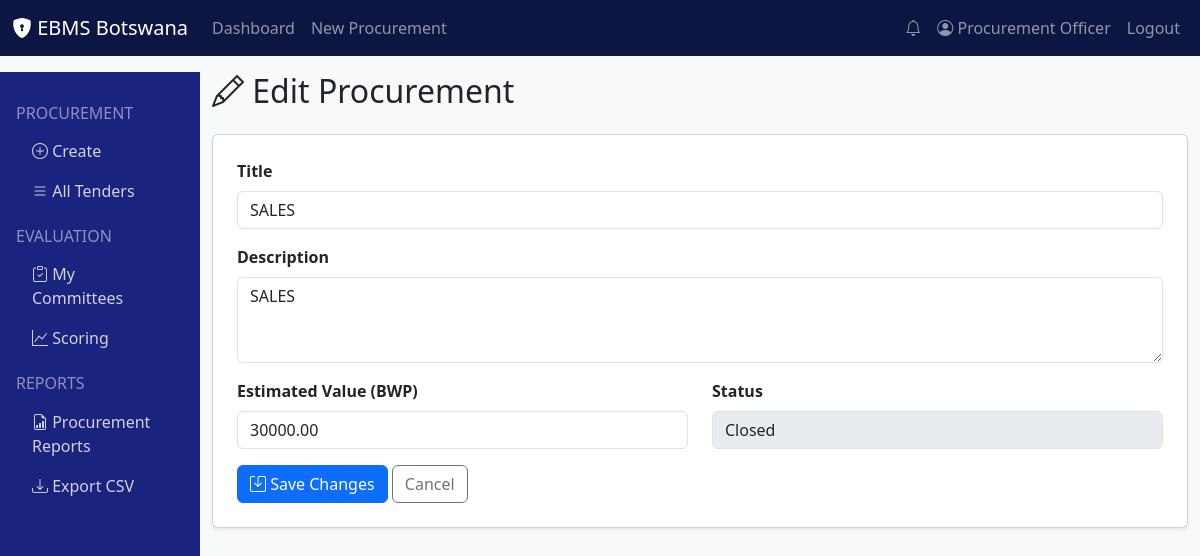
The page /procurement/1/edit (signed in) on the database its author committed.
### models/user.py (models this page shows, shortened)
class User(UserMixin, db.Model):
    __tablename__ = 'users'
    id = db.Column(db.Integer, primary_key=True)
    username = db.Column(db.String(80), unique=True, nullable=False, index=True)
    email = db.Column(db.String(120), unique=True, nullable=False, index=True)
    password_hash = db.Column(db.String(256), nullable=False)
    first_name = db.Column(db.String(100), nullable=False)
    last_name = db.Column(db.String(100), nullable=False)
    phone = db.Column(db.String(20))
    department = db.Column(db.String(100))
    is_active = db.Column(db.Boolean, default=True)
    is_verified = db.Column(db.Boolean, default=False)
    mfa_enabled = db.Column(db.Boolean, default=False)
    mfa_secret = db.Column(db.String(100))
    last_login = db.Column(db.DateTime)
    last_ip = db.Column(db.String(45))
    failed_logins = db.Column(db.Integer, default=0)
    locked_until = db.Column(db.DateTime)
    created_at = db.Column(db.DateTime, default=lambda: datetime.now(pytz.timezone('Africa/Gaborone')))
    updated_at = db.Column(db.DateTime, default=lambda: datetime.now(pytz.timezone('Africa/Gaborone')),
                          onupdate=lambda: datetime.now(pytz.timezone('Africa/Gaborone')))
    role_id = db.Column(db.Integer, db.ForeignKey('roles.id'))
    role = db.relationship('Role', back_populates='users')
    procurements = db.relationship('Procurement', foreign_keys='Procurement.created_by',
                                   back_populates='created_by_user', lazy='dynamic')
    committee_memberships = db.relationship('CommitteeMember', back_populates='user', lazy='dynamic')
    audit_logs = db.relationship('AuditLog', back_populates='user', lazy='dynamic')
    notifications = db.relationship('Notification', back_populates='user', lazy='dynamic')
    def get_full_name(self):
        return f"{self.first_name} {self.last_name}"
    def has_role(self, role_name):
        return self.role and self.role.name == role_name

### models/procurement.py (models this page shows, shortened)
class Procurement(db.Model):
    __tablename__ = 'procurements'
    id = db.Column(db.Integer, primary_key=True)
    tender_number = db.Column(db.String(100), unique=True, nullable=False, index=True)
    title = db.Column(db.String(500), nullable=False)
    description = db.Column(db.Text)
    category = db.Column(db.String(50), nullable=False)
    procurement_method = db.Column(db.String(100), nullable=False)
    submission_method = db.Column(db.String(50), default='single_envelope')
    evaluation_method = db.Column(db.String(100))
    estimated_value = db.Column(db.Numeric(15, 2))
    currency = db.Column(db.String(3), default='BWP')
    funding_source = db.Column(db.String(200))
    budget_confirmed = db.Column(db.Boolean, default=False)
    ppra_code = db.Column(db.String(50))
    ppra_sub_code = db.Column(db.String(50))
    ppra_grade = db.Column(db.String(20))
    status = db.Column(db.String(50), default='draft', index=True)
    publication_date = db.Column(db.DateTime)
    closing_date = db.Column(db.DateTime, index=True)
    opening_date = db.Column(db.DateTime)
    cooling_off_end = db.Column(db.DateTime)
    validity_days = db.Column(db.Integer, default=90)
    has_lots = db.Column(db.Boolean, default=False)
    lot_count = db.Column(db.Integer, default=1)
    reservation_scheme = db.Column(db.String(100))
    preference_percentage = db.Column(db.Numeric(5, 2))
    citizen_participation_required = db.Column(db.Boolean, default=False)
    approved_by = db.Column(db.Integer, db.ForeignKey('users.id'))
    approved_at = db.Column(db.DateTime)
    approval_notes = db.Column(db.Text)
    created_by = db.Column(db.Integer, db.ForeignKey('users.id'), nullable=False)
    created_at = db.Column(db.DateTime, default=lambda: datetime.now(pytz.timezone('Africa/Gaborone')))
    updated_at = db.Column(db.DateTime, default=lambda: datetime.now(pytz.timezone('Africa/Gaborone')),
                          onupdate=lambda: datetime.now(pytz.timezone('Africa/Gaborone')))
    created_by_user = db.relationship('User', foreign_keys=[created_by], back_populates='procurements')
    approver = db.relationship('User', foreign_keys=[approved_by])
    documents = db.relationship('ProcurementDocument', back_populates='procurement', lazy='dynamic', cascade='all, delete-orphan')
    workspace = db.relationship('Workspace', back_populates='procurement', uselist=False, cascade='all, delete-orphan')
    bidders = db.relationship('Bidder', back_populates='procurement', lazy='dynamic')
    bid_submissions = db.relationship('BidSubmission', back_populates='procurement', lazy='dynamic')
    bid_openings = db.relationship('BidOpening', back_populates='procurement', lazy='dynamic')
    committees = db.relationship('EvaluationCommittee', back_populates='procurement', lazy='dynamic')
    technical_evaluations = db.relationship('TechnicalEvaluation', back_populates='procurement', lazy='dynamic')
    financial_evaluations = db.relationship('FinancialEvaluation', back_populates='procurement', lazy='dynamic')
    clarifications = db.relationship('Clarification', back_populates='procurement', lazy='dynamic')
    awards = db.relationship('Award', back_populates='procurement', lazy='dynamic')
    complaints = db.relationship('Complaint', back_populates='procurement', lazy='dynamic')
    audit_logs = db.relationship('AuditLog', back_populates='procurement', lazy='dynamic')
    notifications = db.relationship('Notification', back_populates='procurement', lazy='dynamic')

### routes/procurement.py (the view, shortened to what this page needs)
@bp.route('/<int:id>/edit', methods=['GET', 'POST'])
@login_required
@require_procurement_staff()
def edit(id):
    procurement = Procurement.query.get_or_404(id)
    return render_template('procurement/edit.html', procurement=procurement)

### app.py (called while the page is built)
@login_manager.user_loader
def load_user(user_id):
    from models.user import User
    return User.query.get(int(user_id))

### templates/procurement/edit.html (shortened to what this page needs)
{% extends "base.html" %}
{% block content %}
<h2 class="mb-4"><i class="bi bi-pencil"></i> Edit Procurement</h2>
<div class="card shadow-sm">
    <div class="card-body p-4">
        <form method="POST">
            <div class="mb-3">
                <label class="form-label fw-bold">Title</label>
                <input type="text" name="title" class="form-control" value="{{ procurement.title }}" required>
            </div>
            <div class="mb-3">
                <label class="form-label fw-bold">Description</label>
                <textarea name="description" class="form-control" rows="3">{{ procurement.description or '' }}</textarea>
            </div>
            <div class="row">
                <div class="col-md-6 mb-3">
                    <label class="form-label fw-bold">Estimated Value (BWP)</label>
                    <input type="number" step="0.01" name="estimated_value" class="form-control" value="{{ procurement.estimated_value or '' }}">
                </div>
                <div class="col-md-6 mb-3">
                    <label class="form-label fw-bold">Status</label>
                    <input type="text" class="form-control" value="{{ procurement.status.replace('_', ' ').title() }}" disabled>
                </div>
            </div>
            <button type="submit" class="btn btn-primary"><i class="bi bi-save"></i> Save Changes</button>
            <a href="{{ url_for('procurement.details', id=procurement.id) }}" class="btn btn-outline-secondary">Cancel</a>
        </form>
    </div>
</div>
{% endblock %}

### templates/base.html (shortened to what this page needs)
<!DOCTYPE html>
<html lang="en">
<head>
    <link href="https://cdn.jsdelivr.net/npm/bootstrap@5.3.2/dist/css/bootstrap.min.css" rel="stylesheet">
    <link rel="stylesheet" href="https://cdn.jsdelivr.net/npm/bootstrap-icons@1.11.1/font/bootstrap-icons.css">
</head>
<body class="bg-light">
    <nav class="navbar navbar-expand-lg navbar-dark" style="background: #0d1642;">
        <div class="container-fluid">
            <a class="navbar-brand" href="{{ url_for('dashboard.index') }}">
                <i class="bi bi-shield-lock-fill"></i> EBMS Botswana
            </a>
            <div class="collapse navbar-collapse">
                <ul class="navbar-nav me-auto">
                    {% if current_user.is_authenticated %}
                    <li class="nav-item"><a class="nav-link" href="{{ url_for('dashboard.index') }}">Dashboard</a></li>
                    <li class="nav-item"><a class="nav-link" href="{{ url_for('procurement.create') }}">New Procurement</a></li>
                    {% endif %}
                </ul>
                <ul class="navbar-nav">
                    {% if current_user.is_authenticated %}
                    <li class="nav-item"><a class="nav-link" href="{{ url_for('notifications.index') }}"><i class="bi bi-bell"></i></a></li>
                    <li class="nav-item"><a class="nav-link" href="{{ url_for('auth.profile') }}"><i class="bi bi-person-circle"></i> {{ current_user.get_full_name() }}</a></li>
                    <li class="nav-item"><a class="nav-link" href="{{ url_for('auth.logout') }}">Logout</a></li>
                    {% else %}
                    <li class="nav-item"><a class="nav-link" href="{{ url_for('auth.login') }}">Login</a></li>
                    <li class="nav-item"><a class="nav-link" href="{{ url_for('auth.register') }}">Register</a></li>
                    {% endif %}
                </ul>
            </div>
        </div>
    </nav>
    <div class="container-fluid mt-3">
        <div class="row">
            {% if current_user.is_authenticated %}
            <div class="col-md-2 d-none d-md-block sidebar p-3">
                {% if not current_user.has_role('Bidder') %}
                <h6 class="text-white-50 text-uppercase mt-3">Procurement</h6>
                <nav class="nav flex-column">
                    <a class="nav-link" href="{{ url_for('procurement.create') }}"><i class="bi bi-plus-circle"></i> Create</a>
                    <a class="nav-link" href="{{ url_for('procurement.list_tenders') }}"><i class="bi bi-list"></i> All Tenders</a>
                </nav>
                <h6 class="text-white-50 text-uppercase mt-3">Evaluation</h6>
                <nav class="nav flex-column">
                    <a class="nav-link" href="#"><i class="bi bi-clipboard-check"></i> My Committees</a>
                    <a class="nav-link" href="#"><i class="bi bi-graph-up"></i> Scoring</a>
                </nav>
                {% endif %}
                {% if current_user.role and current_user.role.name in ['Procurement Unit', 'Procurement Oversight Unit', 'Accounting Officer', 'System Administrator'] %}
                <h6 class="text-white-50 text-uppercase mt-3">Reports</h6>
                <nav class="nav flex-column">
                    <a class="nav-link" href="{{ url_for('procurement.list_tenders') }}"><i class="bi bi-file-earmark-bar-graph"></i> Procurement Reports</a>
                    <a class="nav-link" href="{{ url_for('reports.export_csv') }}"><i class="bi bi-download"></i> Export CSV</a>
                </nav>
                {% endif %}
            </div>
            <div class="col-md-10">
            {% else %}
            <div class="col-12">
            {% endif %}
                {% block content %}{% endblock %}
            </div>
        </div>
    </div>
</body>
</html>

### templates/base.html (style rules this page uses)
.sidebar { min-height: 100vh; background: #1a237e; }
.sidebar .nav-link { color: rgba(255,255,255,0.8); }

### rows shown on the page
User: get_full_name "Procurement Officer"
Procurement: title "SALES", description "SALES", estimated_value "30000.00", status.replace "Closed"
